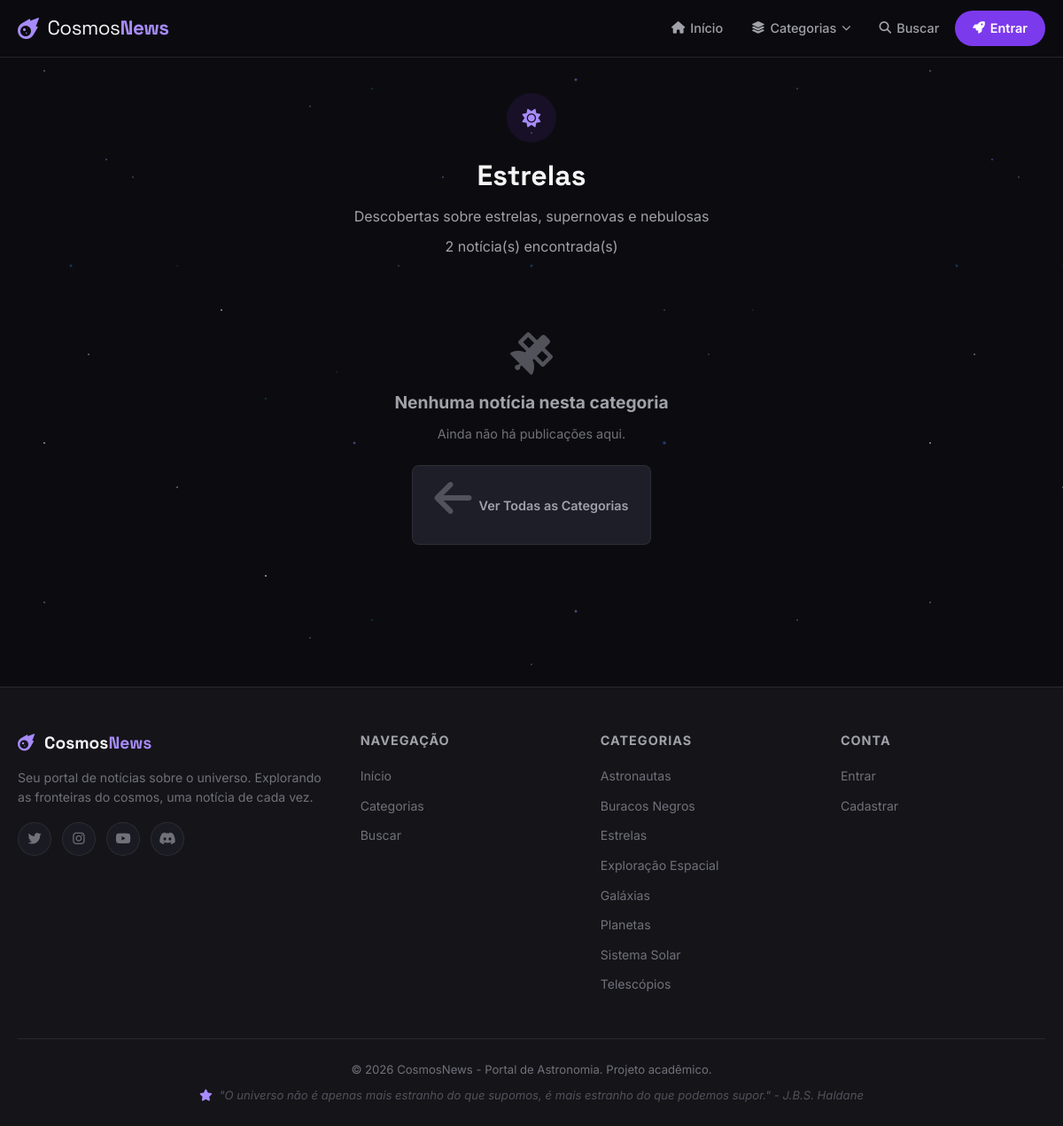
Screenshot of /categorias.php?id=2 with the database file from the repository.
### tables this page shows
CREATE TABLE categorias (
    id INT AUTO_INCREMENT PRIMARY KEY,
    nome VARCHAR(100) NOT NULL,
    slug VARCHAR(120) NOT NULL,
    icone VARCHAR(50) DEFAULT 'star',
    descricao TEXT NULL,
    created_at DATETIME DEFAULT CURRENT_TIMESTAMP
);

### config/auth.php (called while the page is built, shortened)
<?php
function isLoggedIn() {
    return isset($_SESSION['usuario_id']);
}

### categorias.php (the view, shortened to what this page needs)
<?php
require_once __DIR__ . '/config/auth.php';
$categoria_id = intval($_GET['id'] ?? 0);
if ($categoria_id) {
    $stmt = $pdo->prepare("SELECT * FROM categorias WHERE id = ?");
    $stmt->execute([$categoria_id]);
    $categoria = $stmt->fetch();
}
include __DIR__ . '/includes/header.php';
if ($categoria_id) {
    $porPagina = 9;
    $pagina = max(1, intval($_GET['pagina'] ?? 1));
    $offset = ($pagina - 1) * $porPagina;
    $stmtTotal = $pdo->prepare("SELECT COUNT(*) FROM noticias WHERE categoria_id = ?");
    $stmtTotal->execute([$categoria_id]);
    $total = $stmtTotal->fetchColumn();
    $stmt = $pdo->prepare("
        SELECT n.*, u.nome as autor_nome, c.nome as categoria_nome, c.icone as categoria_icone
        FROM noticias n
        JOIN usuarios u ON n.autor_id = u.id
        LEFT JOIN categorias c ON n.categoria_id = c.id
        WHERE n.categoria_id = ?
        ORDER BY n.created_at DESC
        LIMIT ? OFFSET ?
    ");
    $stmt->bindValue(1, $categoria_id, PDO::PARAM_INT);
    $stmt->bindValue(2, $porPagina, PDO::PARAM_INT);
    $stmt->bindValue(3, $offset, PDO::PARAM_INT);
    $stmt->execute();
    $noticias = $stmt->fetchAll();
    ?>
    <div class="container">
        <div class="page-header">
            <div style="display: inline-flex; align-items: center; gap: 12px; margin-bottom: 12px;">
                <div class="category-card-icon" style="margin: 0;">
                    <i class="fas fa-<?= htmlspecialchars($categoria['icone']) ?>"></i>
                </div>
            </div>
            <h1><?= htmlspecialchars($categoria['nome']) ?></h1>
            <?php if ($categoria['descricao']): ?>
                <p><?= htmlspecialchars($categoria['descricao']) ?></p>
            <?php endif; ?>
            <p class="text-muted mt-1"><?= $total ?> notícia(s) encontrada(s)</p>
        </div>
        <?php if (empty($noticias)): ?>
            <div class="empty-state">
                <i class="fas fa-satellite"></i>
                <h3>Nenhuma notícia nesta categoria</h3>
                <p>Ainda não há publicações aqui.</p>
                <a href="/ProjetoAstronomia-php/categorias.php" class="btn btn-secondary">
                    <i class="fas fa-arrow-left"></i> Ver Todas as Categorias
                </a>
            </div>
        <?php endif; ?>
    </div>
<?php } ?>
<?php include __DIR__ . '/includes/footer.php'; ?>

### includes/footer.php (shortened to what this page needs)
    </main>
    <footer class="footer">
        <div class="container">
            <div class="footer-grid">
                <div class="footer-section">
                    <h3><i class="fas fa-meteor"></i> Cosmos<strong>News</strong></h3>
                    <p>Seu portal de notícias sobre o universo. Explorando as fronteiras do cosmos, uma notícia de cada vez.</p>
                    <div class="footer-social">
                        <a href="#"><i class="fab fa-twitter"></i></a>
                        <a href="#"><i class="fab fa-instagram"></i></a>
                        <a href="#"><i class="fab fa-youtube"></i></a>
                        <a href="#"><i class="fab fa-discord"></i></a>
                    </div>
                </div>
                <div class="footer-section">
                    <h4>Navegação</h4>
                    <ul>
                        <li><a href="/ProjetoAstronomia-php/">Início</a></li>
                        <li><a href="/ProjetoAstronomia-php/categorias.php">Categorias</a></li>
                        <li><a href="/ProjetoAstronomia-php/busca.php">Buscar</a></li>
                    </ul>
                </div>
                <div class="footer-section">
                    <h4>Categorias</h4>
                    <ul>
                        <?php foreach ($categoriasMenu as $cat): ?>
                        <li>
                            <a href="/ProjetoAstronomia-php/categorias.php?id=<?= $cat['id'] ?>">
                                <?= htmlspecialchars($cat['nome']) ?>
                            </a>
                        </li>
                        <?php endforeach; ?>
                    </ul>
                </div>
                <div class="footer-section">
                    <h4>Conta</h4>
                    <ul>
                        <?php if (isLoggedIn()): ?>
                            <li><a href="/ProjetoAstronomia-php/pages/perfil.php">Meu Perfil</a></li>
                            <li><a href="/ProjetoAstronomia-php/pages/minhas-noticias.php">Minhas Notícias</a></li>
                            <li><a href="/ProjetoAstronomia-php/pages/noticia-form.php">Nova Notícia</a></li>
                        <?php else: ?>
                            <li><a href="/ProjetoAstronomia-php/login.php">Entrar</a></li>
                            <li><a href="/ProjetoAstronomia-php/cadastro.php">Cadastrar</a></li>
                        <?php endif; ?>
                    </ul>
                </div>
            </div>
            <div class="footer-bottom">
                <p>&copy; <?= date('Y') ?> CosmosNews - Portal de Astronomia. Projeto acadêmico.</p>
                <p class="footer-quote"><i class="fas fa-star"></i> "O universo não é apenas mais estranho do que supomos, é mais estranho do que podemos supor." - J.B.S. Haldane</p>
            </div>
        </div>
    </footer>
</body>
</html>

### assets/css/style.css (style rules this page uses)
*, *::before, *::after { margin: 0; padding: 0; box-sizing: border-box; }
:root { --zinc-50: #fafafa; --zinc-100: #f4f4f5; --zinc-200: #e4e4e7; --zinc-300: #d4d4d8; --zinc-400: #a1a1aa; --zinc-500: #71717a; --zinc-600: #52525b; --zinc-700: #3f3f46; --zinc-800: #27272a; --zinc-900: #18181b; --zinc-950: #09090b; --bg-primary: #0c0c10; --bg-secondary: #141419; --bg-card: #1a1a22; --bg-card-hover: #22222d; --bg-input: #1e1e28; --accent: #7c3aed; --accent-light: #a78bfa; --accent-glow: rgba(124, 58, 237, 0.3); --accent-subtle: rgba(124, 58, 237, 0.1); --blue: #3b82f6; --blue-glow: rgba(59, 130, 246, 0.3); --cyan: #06b6d4; --emerald: #10b981; --amber: #f59e0b; --rose: #f43f5e; --text-primary: #f4f4f5; --text-secondary: #a1a1aa; --text-muted: #71717a; --border: rgba(63, 63, 70, 0.5); --border-light: rgba(113, 113, 122, 0.3); --radius: 12px; --radius-sm: 8px; --radius-lg: 16px; --radius-xl: 24px; --shadow: 0 4px 24px rgba(0, 0, 0, 0.4); --shadow-lg: 0 8px 40px rgba(0, 0, 0, 0.5); --shadow-glow: 0 0 30px var(--accent-glow); --transition: all 0.3s cubic-bezier(0.4, 0, 0.2, 1); --transition-fast: all 0.15s ease; }
html { scroll-behavior: smooth; }
body { font-family: 'Inter', -apple-system, BlinkMacSystemFont, sans-serif; background-color: var(--bg-primary); color: var(--text-primary); line-height: 1.6; min-height: 100vh; overflow-x: hidden; }
a { color: var(--accent-light); text-decoration: none; transition: var(--transition-fast); }
.container { max-width: 1280px; margin: 0 auto; padding: 0 20px; position: relative; z-index: 1; }
.btn { display: inline-flex; align-items: center; justify-content: center; gap: 8px; padding: 12px 24px; border: none; border-radius: var(--radius-sm); font-size: 0.9rem; font-weight: 600; font-family: inherit; cursor: pointer; transition: var(--transition); text-decoration: none; white-space: nowrap; }
.btn-secondary { background: var(--bg-input); border: 1px solid var(--border); color: var(--text-secondary); }
.category-card-icon { width: 56px; height: 56px; border-radius: 50%; background: var(--accent-subtle); display: flex; align-items: center; justify-content: center; margin: 0 auto 16px; font-size: 1.3rem; color: var(--accent-light); transition: var(--transition); }
.page-header { padding: 40px 0 24px; text-align: center; }
.page-header h1 { font-family: 'Space Grotesk', sans-serif; font-size: 2rem; font-weight: 800; margin-bottom: 8px; }
.page-header p { color: var(--text-secondary); font-size: 1rem; }
.empty-state { text-align: center; padding: 60px 20px; }
.empty-state i { font-size: 3rem; color: var(--zinc-600); margin-bottom: 16px; }
.empty-state h3 { font-size: 1.2rem; margin-bottom: 8px; color: var(--text-secondary); }
.empty-state p { color: var(--text-muted); font-size: 0.9rem; margin-bottom: 24px; }
.footer { background: var(--bg-secondary); border-top: 1px solid var(--border); padding: 48px 0 24px; margin-top: 60px; position: relative; z-index: 1; }
.footer-grid { display: grid; grid-template-columns: 1.5fr 1fr 1fr 1fr; gap: 40px; margin-bottom: 40px; }
.footer-section h3 { font-family: 'Space Grotesk', sans-serif; font-size: 1.2rem; margin-bottom: 12px; }
.footer-section h3 i { color: var(--accent-light); margin-right: 6px; }
.footer-section h3 strong { color: var(--accent-light); }
.footer-section h4 { font-size: 0.9rem; font-weight: 700; text-transform: uppercase; letter-spacing: 1px; color: var(--text-secondary); margin-bottom: 16px; }
.footer-section p { color: var(--text-muted); font-size: 0.88rem; line-height: 1.6; }
.footer-section ul { list-style: none; }
.footer-section ul li { margin-bottom: 8px; }
.footer-section ul a { color: var(--text-muted) !important; font-size: 0.88rem; transition: var(--transition-fast); }
.footer-social { display: flex; gap: 12px; margin-top: 16px; }
.footer-social a { width: 38px; height: 38px; display: flex; align-items: center; justify-content: center; border-radius: 50%; background: var(--bg-card); border: 1px solid var(--border); color: var(--text-muted) !important; font-size: 0.95rem; transition: var(--transition); }
.footer-bottom { text-align: center; padding-top: 24px; border-top: 1px solid var(--border); }
.footer-bottom p { color: var(--text-muted); font-size: 0.82rem; }
.footer-quote { margin-top: 8px; font-style: italic; color: var(--zinc-600) !important; }
.footer-quote i { color: var(--accent-light); margin-right: 4px; }
.mt-1 { margin-top: 8px; }
.text-muted { color: var(--text-muted); }

### rows the page displays
categorias: nome "Estrelas", descricao "Descobertas sobre estrelas, supernovas e nebulosas"
categorias: nome "Astronautas"
categorias: nome "Buracos Negros"
categorias: nome "Exploração Espacial"
categorias: nome "Galáxias"
categorias: nome "Planetas"
categorias: nome "Sistema Solar"
categorias: nome "Telescópios"

### other values shown
$total "2"
